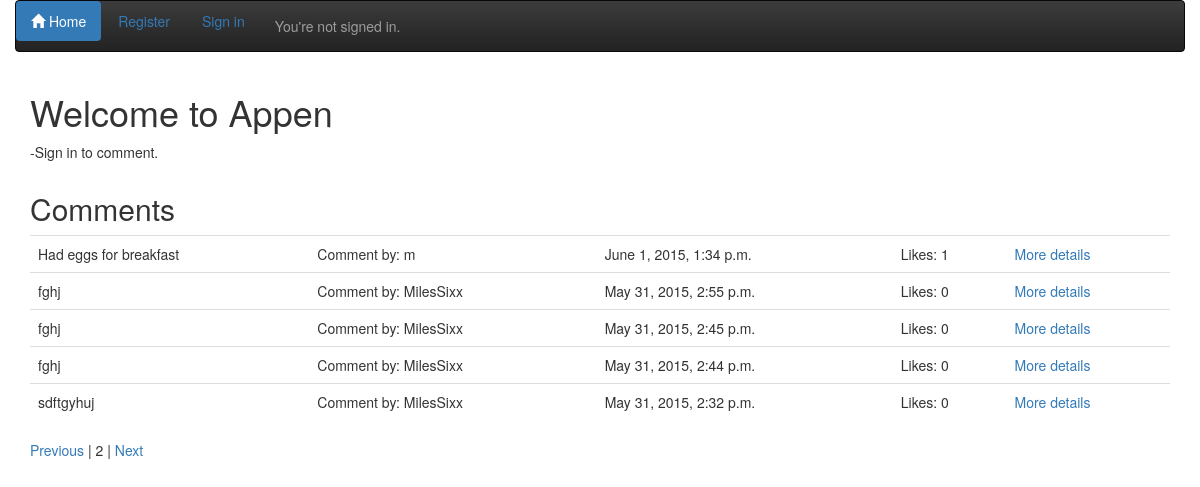
Screenshot of /?page=2 with the database file from the repository.
### theme/models.py (models this page shows, shortened)
class Comment(models.Model):
	comment = models.TextField()
	likes = models.PositiveIntegerField(default=0)
	comment_by = models.ForeignKey(User, related_name="written_comments")
	comment_datetime = models.DateTimeField()
	class Meta:
		ordering = ['-comment_datetime']

### theme/views.py (the view, shortened to what this page needs)
# urls.py: url(r'^$', views.frontpage, name='frontpage'),
def frontpage(request):
	comments = Comment.objects.all()
	page_number = request.GET.get('page', 1)
	paginator = Paginator(comments, 5)
	try:
		comments = paginator.page(page_number)
	except PageNotAnInteger:
		comments = paginator.page(1)
	except EmptyPage:
		comments = paginator.page(paginator.num_pages)
	context = {
		'comments': comments,
	}
	return render(request, 'theme/frontpage.html', context)

### theme/templates/theme/frontpage.html
{% extends 'theme/base.html' %}
{% block container %}
{% if user.is_authenticated %}
<div class="container">
	<h1> Welcome to Appen!</h1>
	<p> -Feel free to comment.</p>
</div>
<div class="container">
	<div class="row">
		<div class="col-sm-12">
			<h2>Comments</h2>
			<table class="table">
				{% for comment in comments %}
				<tr>
					<td>{{ comment.comment }} </td>
					<td>Comment by: {{ comment.comment_by }}</td>
					<td>{{ comment.comment_datetime}}</td>
					<td id="id-likes-for-comment-{{ comment.id }}">{{ comment.likes }}</td>
					<td><a href="" class="add-comment-link" data-commentid="{{ comment.id }}"><span class="glyphicon glyphicon-thumbs-up" aria-hidden="true"></span></a></td>
					<td><a href="{% url 'comment_details' comment.id %}"> More details</a></td>
				</tr>
				{% empty %}
				<tr>
					<td>Sorry, no comments in this list</td>
				</tr>
				{% endfor %}
			</table>
			<div class="container">
				{% if comments.has_previous %}
					<a href="?page={{ comments.previous_page_number }}">Previous</a>
				{% endif %}
				| {{ comments.number }} |
				{% if comments.has_next %}
					<a href="?page={{ comments.next_page_number }}">Next</a>
				{% endif %}
			</div>
		</div>
	</div>
</div>
<div class="container">
	<div class="row">
		<div class="col-sm-12">
			<h2>Add a comment</h2>
			<form class="form-horizontal" method="POST">
				{% csrf_token %}
				<div class="form-group">
					<div class="col-sm-12">
						<textarea class="form-control" rows="5" name="new_comment"></textarea>
					</div>
				</div>
				<div class="form-group">
					<div class="col-sm-12">
						<button type="submit" class="button">Save Comment</button>
					</div>
				</div>
			</form>
		</div>
	</div>
</div>
<input type="hidden" id="add_likes_url" value="/site_details/{{ user.id }}/adding_likes">
{% else %}
<div class="container">
	<h1> Welcome to Appen</h1>
	<p> -Sign in to comment.</p>
</div>
<div class="container">
	<div class="row">
		<div class="col-sm-12">
			<h2>Comments</h2>
			<table class="table">
				{% for comment in comments %}
				<tr>
					<td>{{ comment.comment }}</td>
					<td>Comment by: {{ comment.comment_by }}</td>
					<td>{{ comment.comment_datetime}}</td>
					<td id="likes">Likes: {{ comment.likes }}</td>
					<td><a href="{% url 'comment_details' comment.id %}"> More details</a></td>
				</tr>
				{% empty %}
				<tr>
					<td>Sorry, no comments in this list</td>
				</tr>
				{% endfor %}
			</table>
		</div>
	</div>
</div>
<div class="container">
	{% if comments.has_previous %}
		<a href="?page={{ comments.previous_page_number }}">Previous</a>
	{% endif %}
	| {{ comments.number }} |
	{% if comments.has_next %}
		<a href="?page={{ comments.next_page_number }}">Next</a>
	{% endif %}
</div>
{% endif %}
{% endblock %}

### rows the page displays
Comment: comment "Had eggs for breakfast", comment_by "m", comment_datetime "June 1, 2015, 1:34 p.m.", likes "1"
Comment: comment "fghj", comment_by "MilesSixx", comment_datetime "May 31, 2015, 2:55 p.m.", likes "0"
Comment: comment "fghj", comment_by "MilesSixx", comment_datetime "May 31, 2015, 2:45 p.m.", likes "0"
Comment: comment "fghj", comment_by "MilesSixx", comment_datetime "May 31, 2015, 2:44 p.m.", likes "0"
Comment: comment "sdftgyhuj", comment_by "MilesSixx", comment_datetime "May 31, 2015, 2:32 p.m.", likes "0"

### other values shown
{{ comments.number }} "2"
